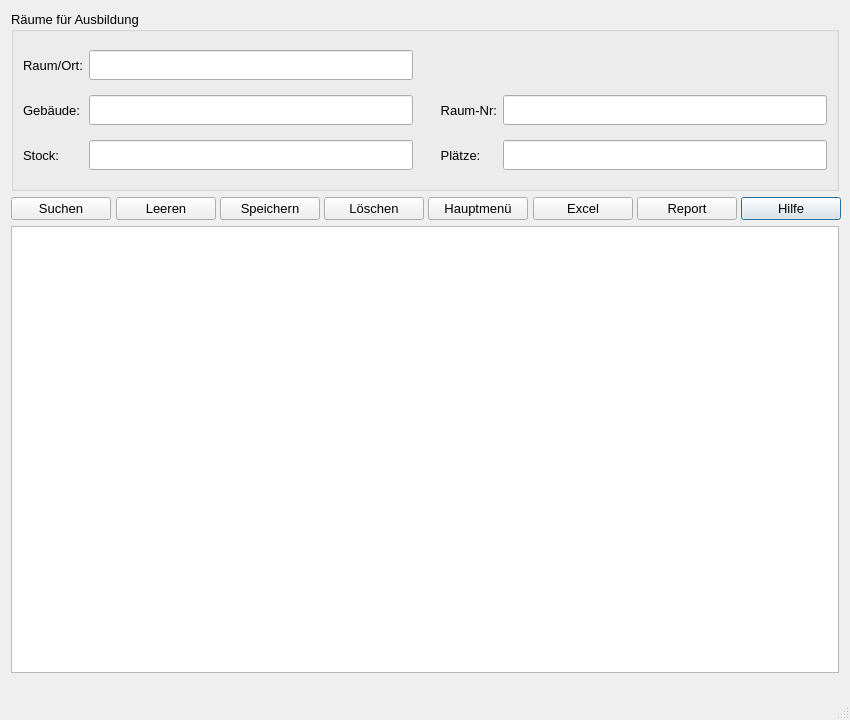
<?xml version="1.0" encoding="UTF-8"?>
<ui version="4.0">
 <class>Raeume</class>
 <widget class="QDialog" name="Raeume">
  <property name="geometry">
   <rect>
    <x>0</x>
    <y>0</y>
    <width>850</width>
    <height>720</height>
   </rect>
  </property>
  <property name="minimumSize">
   <size>
    <width>850</width>
    <height>720</height>
   </size>
  </property>
  <property name="windowTitle">
   <string>Räume</string>
  </property>
  <property name="sizeGripEnabled">
   <bool>true</bool>
  </property>
  <layout class="QGridLayout" name="gridLayout_2">
   <item row="3" column="0" colspan="8">
    <widget class="QTableWidget" name="twData">
     <property name="enabled">
      <bool>true</bool>
     </property>
     <property name="sizePolicy">
      <sizepolicy hsizetype="Ignored" vsizetype="Ignored">
       <horstretch>0</horstretch>
       <verstretch>0</verstretch>
      </sizepolicy>
     </property>
     <property name="font">
      <font>
       <pointsize>10</pointsize>
      </font>
     </property>
     <property name="editTriggers">
      <set>QAbstractItemView::NoEditTriggers</set>
     </property>
     <property name="alternatingRowColors">
      <bool>true</bool>
     </property>
     <attribute name="verticalHeaderVisible">
      <bool>false</bool>
     </attribute>
    </widget>
   </item>
   <item row="1" column="7">
    <widget class="QPushButton" name="btHelp">
     <property name="minimumSize">
      <size>
       <width>100</width>
       <height>0</height>
      </size>
     </property>
     <property name="font">
      <font>
       <pointsize>10</pointsize>
       <weight>50</weight>
       <bold>false</bold>
      </font>
     </property>
     <property name="mouseTracking">
      <bool>true</bool>
     </property>
     <property name="text">
      <string>Hilfe</string>
     </property>
     <property name="icon">
      <iconset>
       <normaloff>../../UsedSymbols/info_13213.ico</normaloff>../../UsedSymbols/info_13213.ico</iconset>
     </property>
    </widget>
   </item>
   <item row="1" column="4">
    <widget class="QPushButton" name="btHp">
     <property name="minimumSize">
      <size>
       <width>100</width>
       <height>0</height>
      </size>
     </property>
     <property name="font">
      <font>
       <pointsize>10</pointsize>
       <weight>50</weight>
       <bold>false</bold>
      </font>
     </property>
     <property name="mouseTracking">
      <bool>true</bool>
     </property>
     <property name="text">
      <string>Hauptmenü</string>
     </property>
     <property name="icon">
      <iconset>
       <normaloff>../../UsedSymbols/log-out_icon-icons.com_50106.ico</normaloff>../../UsedSymbols/log-out_icon-icons.com_50106.ico</iconset>
     </property>
    </widget>
   </item>
   <item row="1" column="2">
    <widget class="QPushButton" name="btSpeichern">
     <property name="minimumSize">
      <size>
       <width>100</width>
       <height>0</height>
      </size>
     </property>
     <property name="font">
      <font>
       <pointsize>10</pointsize>
       <weight>50</weight>
       <bold>false</bold>
      </font>
     </property>
     <property name="mouseTracking">
      <bool>true</bool>
     </property>
     <property name="text">
      <string>Speichern</string>
     </property>
     <property name="icon">
      <iconset>
       <normaloff>../../UsedSymbols/save_3621.ico</normaloff>../../UsedSymbols/save_3621.ico</iconset>
     </property>
    </widget>
   </item>
   <item row="4" column="0" colspan="8">
    <widget class="QLabel" name="lab_INFO">
     <property name="sizePolicy">
      <sizepolicy hsizetype="Minimum" vsizetype="Maximum">
       <horstretch>0</horstretch>
       <verstretch>0</verstretch>
      </sizepolicy>
     </property>
     <property name="minimumSize">
      <size>
       <width>0</width>
       <height>30</height>
      </size>
     </property>
     <property name="font">
      <font>
       <pointsize>10</pointsize>
      </font>
     </property>
     <property name="text">
      <string/>
     </property>
    </widget>
   </item>
   <item row="1" column="3">
    <widget class="QPushButton" name="btLoeschen">
     <property name="minimumSize">
      <size>
       <width>100</width>
       <height>0</height>
      </size>
     </property>
     <property name="font">
      <font>
       <pointsize>10</pointsize>
       <weight>50</weight>
       <bold>false</bold>
      </font>
     </property>
     <property name="mouseTracking">
      <bool>true</bool>
     </property>
     <property name="text">
      <string>Löschen</string>
     </property>
     <property name="icon">
      <iconset>
       <normaloff>../../UsedSymbols/seo-social-web-network-internet_262_icon-icons.com_61518.ico</normaloff>../../UsedSymbols/seo-social-web-network-internet_262_icon-icons.com_61518.ico</iconset>
     </property>
    </widget>
   </item>
   <item row="1" column="5">
    <widget class="QPushButton" name="btExcel">
     <property name="minimumSize">
      <size>
       <width>100</width>
       <height>0</height>
      </size>
     </property>
     <property name="font">
      <font>
       <pointsize>10</pointsize>
       <weight>50</weight>
       <bold>false</bold>
      </font>
     </property>
     <property name="mouseTracking">
      <bool>true</bool>
     </property>
     <property name="text">
      <string>Excel</string>
     </property>
     <property name="icon">
      <iconset>
       <normaloff>../../UsedSymbols/microsoft_excel_icon_132212.ico</normaloff>../../UsedSymbols/microsoft_excel_icon_132212.ico</iconset>
     </property>
    </widget>
   </item>
   <item row="1" column="0">
    <widget class="QPushButton" name="btSearch">
     <property name="minimumSize">
      <size>
       <width>100</width>
       <height>0</height>
      </size>
     </property>
     <property name="font">
      <font>
       <pointsize>10</pointsize>
       <weight>50</weight>
       <bold>false</bold>
      </font>
     </property>
     <property name="mouseTracking">
      <bool>true</bool>
     </property>
     <property name="text">
      <string>Suchen</string>
     </property>
     <property name="icon">
      <iconset>
       <normaloff>../../UsedSymbols/searchmagnifierinterfacesymbol1_79893.ico</normaloff>../../UsedSymbols/searchmagnifierinterfacesymbol1_79893.ico</iconset>
     </property>
    </widget>
   </item>
   <item row="1" column="6">
    <widget class="QPushButton" name="btReport">
     <property name="minimumSize">
      <size>
       <width>100</width>
       <height>0</height>
      </size>
     </property>
     <property name="font">
      <font>
       <pointsize>10</pointsize>
       <weight>50</weight>
       <bold>false</bold>
      </font>
     </property>
     <property name="mouseTracking">
      <bool>true</bool>
     </property>
     <property name="text">
      <string>Report</string>
     </property>
     <property name="icon">
      <iconset>
       <normaloff>../../UsedSymbols/reporting_noun_report_document_file_icon_148360.ico</normaloff>../../UsedSymbols/reporting_noun_report_document_file_icon_148360.ico</iconset>
     </property>
    </widget>
   </item>
   <item row="0" column="0" colspan="8">
    <widget class="QGroupBox" name="groupBox">
     <property name="sizePolicy">
      <sizepolicy hsizetype="Preferred" vsizetype="Preferred">
       <horstretch>0</horstretch>
       <verstretch>0</verstretch>
      </sizepolicy>
     </property>
     <property name="minimumSize">
      <size>
       <width>0</width>
       <height>0</height>
      </size>
     </property>
     <property name="maximumSize">
      <size>
       <width>16777215</width>
       <height>180</height>
      </size>
     </property>
     <property name="font">
      <font>
       <pointsize>10</pointsize>
      </font>
     </property>
     <property name="title">
      <string>Räume für Ausbildung</string>
     </property>
     <layout class="QGridLayout" name="gridLayout_3">
      <item row="0" column="0">
       <widget class="QLabel" name="label_2">
        <property name="sizePolicy">
         <sizepolicy hsizetype="Maximum" vsizetype="Preferred">
          <horstretch>0</horstretch>
          <verstretch>0</verstretch>
         </sizepolicy>
        </property>
        <property name="font">
         <font>
          <pointsize>10</pointsize>
          <weight>50</weight>
          <bold>false</bold>
         </font>
        </property>
        <property name="text">
         <string>Raum/Ort:</string>
        </property>
       </widget>
      </item>
      <item row="0" column="1">
       <widget class="QLineEdit" name="leRaum">
        <property name="enabled">
         <bool>true</bool>
        </property>
        <property name="sizePolicy">
         <sizepolicy hsizetype="Preferred" vsizetype="Preferred">
          <horstretch>0</horstretch>
          <verstretch>0</verstretch>
         </sizepolicy>
        </property>
        <property name="maximumSize">
         <size>
          <width>16777215</width>
          <height>30</height>
         </size>
        </property>
        <property name="font">
         <font>
          <pointsize>10</pointsize>
         </font>
        </property>
        <property name="readOnly">
         <bool>false</bool>
        </property>
       </widget>
      </item>
      <item row="1" column="0">
       <widget class="QLabel" name="label_3">
        <property name="font">
         <font>
          <pointsize>10</pointsize>
          <weight>50</weight>
          <bold>false</bold>
         </font>
        </property>
        <property name="text">
         <string>Gebäude:</string>
        </property>
       </widget>
      </item>
      <item row="1" column="1">
       <widget class="QLineEdit" name="leGebaeude">
        <property name="enabled">
         <bool>true</bool>
        </property>
        <property name="sizePolicy">
         <sizepolicy hsizetype="Preferred" vsizetype="Preferred">
          <horstretch>0</horstretch>
          <verstretch>0</verstretch>
         </sizepolicy>
        </property>
        <property name="maximumSize">
         <size>
          <width>16777215</width>
          <height>30</height>
         </size>
        </property>
        <property name="font">
         <font>
          <pointsize>10</pointsize>
         </font>
        </property>
        <property name="readOnly">
         <bool>false</bool>
        </property>
       </widget>
      </item>
      <item row="1" column="2">
       <widget class="QLabel" name="label_6">
        <property name="sizePolicy">
         <sizepolicy hsizetype="Maximum" vsizetype="Preferred">
          <horstretch>0</horstretch>
          <verstretch>0</verstretch>
         </sizepolicy>
        </property>
        <property name="font">
         <font>
          <pointsize>10</pointsize>
          <weight>50</weight>
          <bold>false</bold>
         </font>
        </property>
        <property name="text">
         <string>      Raum-Nr:</string>
        </property>
       </widget>
      </item>
      <item row="1" column="3">
       <widget class="QLineEdit" name="leRaumNr">
        <property name="sizePolicy">
         <sizepolicy hsizetype="Preferred" vsizetype="Preferred">
          <horstretch>0</horstretch>
          <verstretch>0</verstretch>
         </sizepolicy>
        </property>
        <property name="font">
         <font>
          <pointsize>10</pointsize>
         </font>
        </property>
        <property name="readOnly">
         <bool>false</bool>
        </property>
       </widget>
      </item>
      <item row="2" column="0">
       <widget class="QLabel" name="label_4">
        <property name="font">
         <font>
          <pointsize>10</pointsize>
          <weight>50</weight>
          <bold>false</bold>
         </font>
        </property>
        <property name="text">
         <string>Stock:</string>
        </property>
       </widget>
      </item>
      <item row="2" column="1">
       <widget class="QLineEdit" name="leStock">
        <property name="sizePolicy">
         <sizepolicy hsizetype="Preferred" vsizetype="Preferred">
          <horstretch>0</horstretch>
          <verstretch>0</verstretch>
         </sizepolicy>
        </property>
        <property name="maximumSize">
         <size>
          <width>16777215</width>
          <height>30</height>
         </size>
        </property>
        <property name="font">
         <font>
          <pointsize>10</pointsize>
         </font>
        </property>
        <property name="readOnly">
         <bool>false</bool>
        </property>
       </widget>
      </item>
      <item row="2" column="2">
       <widget class="QLabel" name="label_5">
        <property name="font">
         <font>
          <pointsize>10</pointsize>
          <weight>50</weight>
          <bold>false</bold>
         </font>
        </property>
        <property name="text">
         <string>      Plätze:</string>
        </property>
       </widget>
      </item>
      <item row="2" column="3">
       <widget class="QLineEdit" name="lePlaetze">
        <property name="sizePolicy">
         <sizepolicy hsizetype="Preferred" vsizetype="Preferred">
          <horstretch>0</horstretch>
          <verstretch>0</verstretch>
         </sizepolicy>
        </property>
        <property name="font">
         <font>
          <pointsize>10</pointsize>
         </font>
        </property>
        <property name="readOnly">
         <bool>false</bool>
        </property>
       </widget>
      </item>
     </layout>
    </widget>
   </item>
   <item row="1" column="1">
    <widget class="QPushButton" name="pb_clear">
     <property name="minimumSize">
      <size>
       <width>100</width>
       <height>0</height>
      </size>
     </property>
     <property name="font">
      <font>
       <pointsize>10</pointsize>
      </font>
     </property>
     <property name="text">
      <string>Leeren</string>
     </property>
    </widget>
   </item>
  </layout>
 </widget>
 <tabstops>
  <tabstop>leRaum</tabstop>
  <tabstop>leGebaeude</tabstop>
  <tabstop>leStock</tabstop>
  <tabstop>leRaumNr</tabstop>
  <tabstop>lePlaetze</tabstop>
  <tabstop>btSearch</tabstop>
  <tabstop>btSpeichern</tabstop>
  <tabstop>btLoeschen</tabstop>
  <tabstop>btHp</tabstop>
  <tabstop>btExcel</tabstop>
  <tabstop>btReport</tabstop>
  <tabstop>btHelp</tabstop>
  <tabstop>twData</tabstop>
 </tabstops>
 <resources/>
 <connections/>
</ui>
